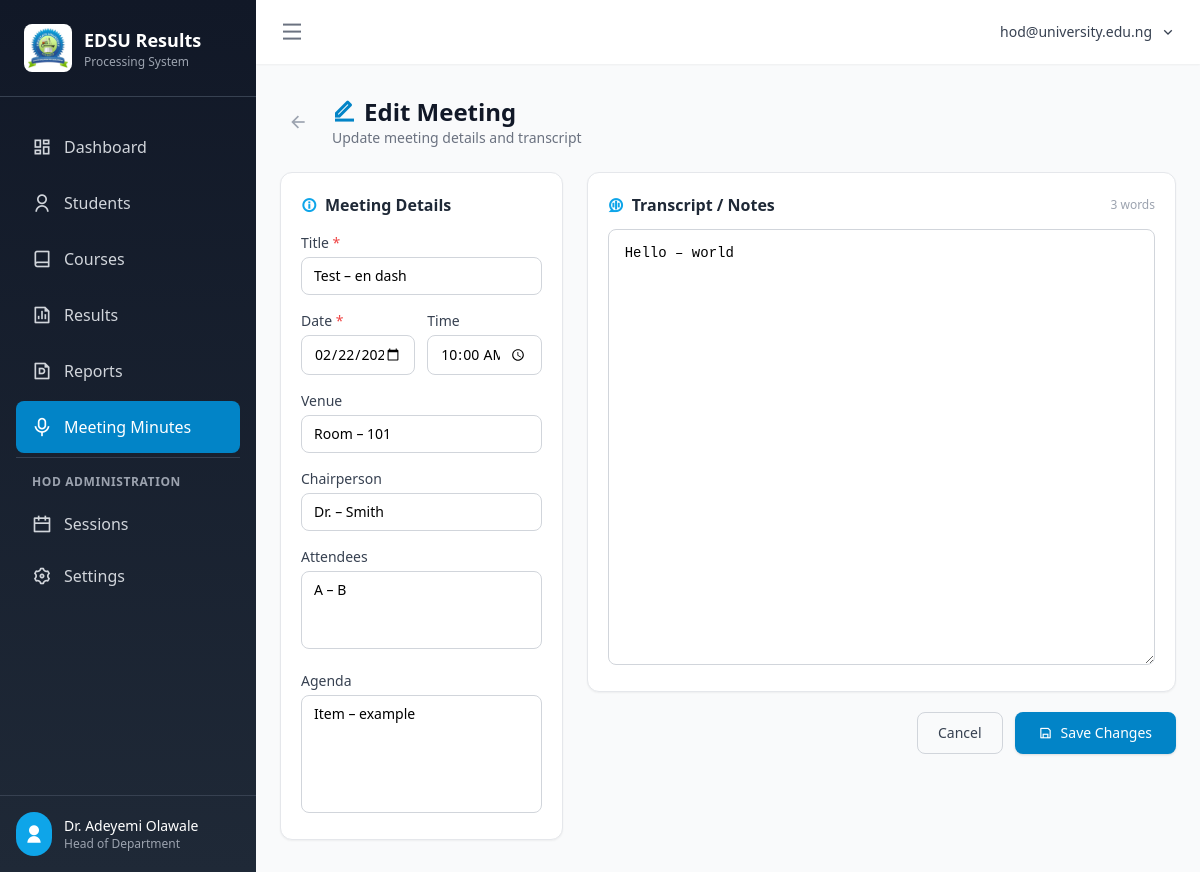
/minutes/2/edit (signed in), run on the app's committed database.
### app/models.py (models this page shows, shortened)
class User(UserMixin, db.Model):
    __tablename__ = 'users'
    id = db.Column(db.Integer, primary_key=True)
    username = db.Column(db.String(120), unique=True, nullable=False, index=True)  # University email
    email = db.Column(db.String(120), unique=True, nullable=False, index=True)
    password_hash = db.Column(db.String(256), nullable=False)
    full_name = db.Column(db.String(128), nullable=False)
    role = db.Column(db.String(20), default='lecturer')  # admin, hod, level_adviser, lecturer
    program = db.Column(db.String(64))  # Assigned program
    level = db.Column(db.Integer)  # Assigned level (100, 200, 300, 400)
    is_active = db.Column(db.Boolean, default=True)
    is_locked = db.Column(db.Boolean, default=False)  # Locked by HoD/Admin after 3 failed attempts
    failed_login_attempts = db.Column(db.Integer, default=0)
    locked_until = db.Column(db.DateTime)
    must_change_password = db.Column(db.Boolean, default=True)  # Force password change on first login
    last_login = db.Column(db.DateTime)
    last_login_ip = db.Column(db.String(45))  # IP address of last login
    last_login_device = db.Column(db.String(256))  # User agent of last login
    created_by = db.Column(db.Integer, db.ForeignKey('users.id'))  # HoD/Admin who created this account
    created_at = db.Column(db.DateTime, default=datetime.utcnow)
    updated_at = db.Column(db.DateTime, default=datetime.utcnow, onupdate=datetime.utcnow)

class MeetingMinutes(db.Model):
    __tablename__ = 'meeting_minutes'
    id = db.Column(db.Integer, primary_key=True)
    title = db.Column(db.String(256), nullable=False)
    meeting_date = db.Column(db.Date, nullable=False)
    meeting_time = db.Column(db.String(10))           # HH:MM
    venue = db.Column(db.String(256))
    chairperson = db.Column(db.String(128))
    attendees = db.Column(db.Text)                    # Comma-separated or JSON names
    agenda = db.Column(db.Text)                       # Agenda items (JSON list or plain text)
    raw_transcript = db.Column(db.Text)               # Raw voice transcript
    ai_minutes = db.Column(db.Text)                   # AI-generated formatted minutes (Markdown)
    action_items = db.Column(db.Text)                 # Extracted action items (JSON)
    status = db.Column(db.String(20), default='draft')  # draft, finalized
    created_by_id = db.Column(db.Integer, db.ForeignKey('users.id'), nullable=False)
    created_at = db.Column(db.DateTime, default=datetime.utcnow)
    updated_at = db.Column(db.DateTime, default=datetime.utcnow, onupdate=datetime.utcnow)
    created_by = db.relationship('User', foreign_keys=[created_by_id], backref='meeting_minutes')

### app/routes/minutes.py (the view, shortened to what this page needs)
@minutes_bp.route('/<int:meeting_id>/edit', methods=['GET', 'POST'])
@login_required
def edit(meeting_id):
    record = MeetingMinutes.query.get_or_404(meeting_id)
    _check_access(record)
    return render_template('minutes/edit.html', record=record)

### app/models.py (called while the page is built)
@login_manager.user_loader
def load_user(user_id):
    return User.query.get(int(user_id))

### app/routes/minutes.py (called while the page is built)
def _check_access(record: MeetingMinutes):
    from flask import abort
    if (record.created_by_id != current_user.id
            and current_user.role not in ('admin', 'hod')):
        abort(403)

### app/templates/minutes/edit.html (shortened to what this page needs)
{% extends "base.html" %}
{% block content %}
<div class="max-w-4xl mx-auto space-y-6">
  <div class="flex items-center gap-4">
    <a href="{{ url_for('minutes.view', meeting_id=record.id) }}"
       class="p-2 text-gray-400 hover:text-gray-600 hover:bg-gray-100 rounded-lg transition-colors">
      <i class="ri-arrow-left-line text-xl"></i>
    </a>
    <div>
      <h1 class="text-2xl font-bold text-gray-900 flex items-center gap-2">
        <i class="ri-edit-line text-primary-600"></i> Edit Meeting
      </h1>
      <p class="text-sm text-gray-500">Update meeting details and transcript</p>
    </div>
  </div>
  <form method="POST" action="{{ url_for('minutes.edit', meeting_id=record.id) }}">
    <div class="grid grid-cols-1 lg:grid-cols-3 gap-6">
      <div class="lg:col-span-1 space-y-5">
        <div class="bg-white rounded-xl border border-gray-200 shadow-sm p-5 space-y-4">
          <h2 class="font-semibold text-gray-800 flex items-center gap-2">
            <i class="ri-information-line text-primary-500"></i> Meeting Details
          </h2>
          <div>
            <label class="block text-sm font-medium text-gray-700 mb-1">Title <span class="text-red-500">*</span></label>
            <input type="text" name="title" required value="{{ record.title }}"
                   class="w-full px-3 py-2 border border-gray-300 rounded-lg text-sm focus:ring-2 focus:ring-primary-500 focus:border-transparent outline-none">
          </div>
          <div class="grid grid-cols-2 gap-3">
            <div>
              <label class="block text-sm font-medium text-gray-700 mb-1">Date <span class="text-red-500">*</span></label>
              <input type="date" name="meeting_date" required
                     value="{{ record.meeting_date.isoformat() if record.meeting_date }}"
                     class="w-full px-3 py-2 border border-gray-300 rounded-lg text-sm focus:ring-2 focus:ring-primary-500 focus:border-transparent outline-none">
            </div>
            <div>
              <label class="block text-sm font-medium text-gray-700 mb-1">Time</label>
              <input type="time" name="meeting_time"
                     value="{{ record.meeting_time or '' }}"
                     class="w-full px-3 py-2 border border-gray-300 rounded-lg text-sm focus:ring-2 focus:ring-primary-500 focus:border-transparent outline-none">
            </div>
          </div>
          <div>
            <label class="block text-sm font-medium text-gray-700 mb-1">Venue</label>
            <input type="text" name="venue" value="{{ record.venue or '' }}"
                   class="w-full px-3 py-2 border border-gray-300 rounded-lg text-sm focus:ring-2 focus:ring-primary-500 focus:border-transparent outline-none">
          </div>
          <div>
            <label class="block text-sm font-medium text-gray-700 mb-1">Chairperson</label>
            <input type="text" name="chairperson" value="{{ record.chairperson or '' }}"
                   class="w-full px-3 py-2 border border-gray-300 rounded-lg text-sm focus:ring-2 focus:ring-primary-500 focus:border-transparent outline-none">
          </div>
          <div>
            <label class="block text-sm font-medium text-gray-700 mb-1">Attendees</label>
            <textarea name="attendees" rows="3"
                      class="w-full px-3 py-2 border border-gray-300 rounded-lg text-sm focus:ring-2 focus:ring-primary-500 focus:border-transparent outline-none resize-none">{{ record.attendees or '' }}</textarea>
          </div>
          <div>
            <label class="block text-sm font-medium text-gray-700 mb-1">Agenda</label>
            <textarea name="agenda" rows="5"
                      class="w-full px-3 py-2 border border-gray-300 rounded-lg text-sm focus:ring-2 focus:ring-primary-500 focus:border-transparent outline-none resize-none">{{ record.agenda or '' }}</textarea>
          </div>
        </div>
      </div>
      <div class="lg:col-span-2 space-y-5">
        <div class="bg-white rounded-xl border border-gray-200 shadow-sm p-5">
          <div class="flex items-center justify-between mb-3">
            <h2 class="font-semibold text-gray-800 flex items-center gap-2">
              <i class="ri-chat-voice-line text-primary-500"></i> Transcript / Notes
            </h2>
            <span class="text-xs text-gray-400" id="wordCount">0 words</span>
          </div>
          <textarea name="transcript" id="transcriptArea" rows="18"
                    placeholder="Paste or type the meeting transcript / raw notes here..."
                    class="w-full px-4 py-3 border border-gray-300 rounded-lg text-sm leading-relaxed focus:ring-2 focus:ring-primary-500 focus:border-transparent outline-none resize-y font-mono">{{ record.raw_transcript or '' }}</textarea>
        </div>
        <div class="flex flex-wrap gap-3 justify-end">
          <a href="{{ url_for('minutes.view', meeting_id=record.id) }}"
             class="px-5 py-2.5 border border-gray-300 text-gray-700 text-sm font-medium rounded-lg hover:bg-gray-50 transition-colors">
            Cancel
          </a>
          <button type="submit"
                  class="inline-flex items-center gap-2 px-6 py-2.5 bg-primary-600 hover:bg-primary-700 text-white text-sm font-medium rounded-lg shadow transition-colors">
            <i class="ri-save-line"></i> Save Changes
          </button>
        </div>
      </div>
    </div>
  </form>
</div>
{% endblock %}

### app/templates/base.html (shortened to what this page needs)
<!DOCTYPE html>
<html lang="en">
<head>
    <script src="{{ url_for('static', filename='css/tailwind.min.js') }}"></script>
    <link href="{{ url_for('static', filename='css/remixicon.css') }}" rel="stylesheet">
</head>
<body class="bg-gray-50 antialiased">
    {% if current_user.is_authenticated %}
    <div class="min-h-screen flex" x-data="{ sidebarOpen: true }">
        <aside :class="sidebarOpen ? 'w-64' : 'w-20'" class="fixed left-0 top-0 h-screen bg-gradient-to-b from-gray-900 to-gray-800 text-white transition-all duration-300 ease-in-out flex flex-col z-50">
            <div class="p-6 border-b border-gray-700">
                <div class="flex items-center space-x-3">
                    <div class="bg-white rounded-lg p-1 flex-shrink-0">
                        <img src="{{ url_for('static', filename='logos/university_logo.jpg') }}"
                             alt="EDSU Logo"
                             class="w-10 h-10 object-contain"
                             onerror="this.style.display='none'; this.nextElementSibling.style.display='flex';">
                    </div>
                    <div x-show="sidebarOpen" x-cloak>
                        <h1 class="text-lg font-bold">EDSU Results</h1>
                        <p class="text-xs text-gray-400">Processing System</p>
                    </div>
                </div>
            </div>
            <nav class="flex-1 px-4 py-6 space-y-1 overflow-y-auto">
                <a href="{{ url_for('dashboard.index') }}"
                   class="flex items-center space-x-3 px-4 py-3 rounded-lg transition-colors {{ 'bg-primary-600 text-white' if request.endpoint == 'dashboard.index' else 'text-gray-300 hover:bg-gray-700' }}">
                    <i class="ri-dashboard-line text-xl flex-shrink-0"></i>
                    <span x-show="sidebarOpen" x-cloak>Dashboard</span>
                </a>
                <a href="{{ url_for('students.index') }}"
                   class="flex items-center space-x-3 px-4 py-3 rounded-lg transition-colors {{ 'bg-primary-600 text-white' if 'students' in request.endpoint else 'text-gray-300 hover:bg-gray-700' }}">
                    <i class="ri-user-line text-xl flex-shrink-0"></i>
                    <span x-show="sidebarOpen" x-cloak>Students</span>
                </a>
                <a href="{{ url_for('courses.index') }}"
                   class="flex items-center space-x-3 px-4 py-3 rounded-lg transition-colors {{ 'bg-primary-600 text-white' if 'courses' in request.endpoint else 'text-gray-300 hover:bg-gray-700' }}">
                    <i class="ri-book-line text-xl flex-shrink-0"></i>
                    <span x-show="sidebarOpen" x-cloak>Courses</span>
                </a>
                <a href="{{ url_for('results.index') }}"
                   class="flex items-center space-x-3 px-4 py-3 rounded-lg transition-colors {{ 'bg-primary-600 text-white' if 'results' in request.endpoint else 'text-gray-300 hover:bg-gray-700' }}">
                    <i class="ri-file-chart-line text-xl flex-shrink-0"></i>
                    <span x-show="sidebarOpen" x-cloak>Results</span>
                </a>
                <a href="{{ url_for('reports.index') }}"
                   class="flex items-center space-x-3 px-4 py-3 rounded-lg transition-colors {{ 'bg-primary-600 text-white' if 'reports' in request.endpoint else 'text-gray-300 hover:bg-gray-700' }}">
                    <i class="ri-file-pdf-line text-xl flex-shrink-0"></i>
                    <span x-show="sidebarOpen" x-cloak>Reports</span>
                </a>
                <a href="{{ url_for('minutes.index') }}"
                   class="flex items-center space-x-3 px-4 py-3 rounded-lg transition-colors {{ 'bg-primary-600 text-white' if 'minutes' in request.endpoint else 'text-gray-300 hover:bg-gray-700' }}">
                    <i class="ri-mic-line text-xl flex-shrink-0"></i>
                    <span x-show="sidebarOpen" x-cloak>Meeting Minutes</span>
                </a>
                {% if current_user.role == 'hod' %}
                <div class="pt-4 mt-4 border-t border-gray-700">
                    <p x-show="sidebarOpen" x-cloak class="px-4 text-xs font-semibold text-gray-400 uppercase tracking-wider mb-2">HoD Administration</p>
                    <a href="{{ url_for('dashboard.sessions') }}"
                       class="flex items-center space-x-3 px-4 py-3 rounded-lg transition-colors {{ 'bg-primary-600 text-white' if request.endpoint == 'dashboard.sessions' else 'text-gray-300 hover:bg-gray-700' }}">
                        <i class="ri-calendar-line text-xl flex-shrink-0"></i>
                        <span x-show="sidebarOpen" x-cloak>Sessions</span>
                    </a>
                    <a href="{{ url_for('settings.index') }}"
                       class="flex items-center space-x-3 px-4 py-3 rounded-lg transition-colors {{ 'bg-primary-600 text-white' if 'settings' in request.endpoint else 'text-gray-300 hover:bg-gray-700' }}">
                        <i class="ri-settings-3-line text-xl flex-shrink-0"></i>
                        <span x-show="sidebarOpen" x-cloak>Settings</span>
                    </a>
                </div>
                {% endif %}
            </nav>
            <div class="p-4 border-t border-gray-700">
                <div class="flex items-center space-x-3">
                    <div class="bg-primary-500 rounded-full p-2 flex-shrink-0">
                        <i class="ri-user-fill text-xl"></i>
                    </div>
                    <div x-show="sidebarOpen" x-cloak class="flex-1 min-w-0">
                        <p class="text-sm font-medium truncate">{{ current_user.full_name }}</p>
                        <p class="text-xs text-gray-400">
                            {% if current_user.role == 'admin' %}Administrator
                            {% elif current_user.role == 'hod' %}Head of Department
                            {% elif current_user.role == 'level_adviser' %}Level Adviser
                            {% else %}Lecturer{% endif %}
                        </p>
                    </div>
                </div>
            </div>
        </aside>
        <div :class="sidebarOpen ? 'ml-64' : 'ml-20'" class="flex-1 flex flex-col overflow-hidden transition-all duration-300 ease-in-out">
            <header class="bg-white shadow-sm z-10">
                <div class="flex items-center justify-between px-6 py-4">
                    <button @click="sidebarOpen = !sidebarOpen" class="text-gray-500 hover:text-gray-700 focus:outline-none">
                        <i class="ri-menu-line text-2xl"></i>
                    </button>
                    <div class="flex items-center space-x-4">
                        <div x-data="{ open: false }" class="relative">
                            <button @click="open = !open" class="flex items-center space-x-2 text-gray-700 hover:text-gray-900 focus:outline-none">
                                <span class="text-sm font-medium">{{ current_user.username }}</span>
                                <i class="ri-arrow-down-s-line"></i>
                            </button>
                        </div>
                    </div>
                </div>
            </header>
            <main class="flex-1 overflow-y-auto bg-gray-50">
                <div class="max-w-7xl mx-auto px-6 py-8">
                    {% block content %}{% endblock %}
                </div>
            </main>
        </div>
    </div>
    {% endif %}
</body>
</html>

### data on the page
User: full_name "Dr. Adeyemi Olawale", username "hod@university.edu.ng"
MeetingMinutes: title "Test – en dash", meeting_date "02/22/2026", meeting_time "10:00", venue "Room – 101", chairperson "Dr. – Smith", attendees "A – B", agenda "Item – example", transcript "Hello – world"
